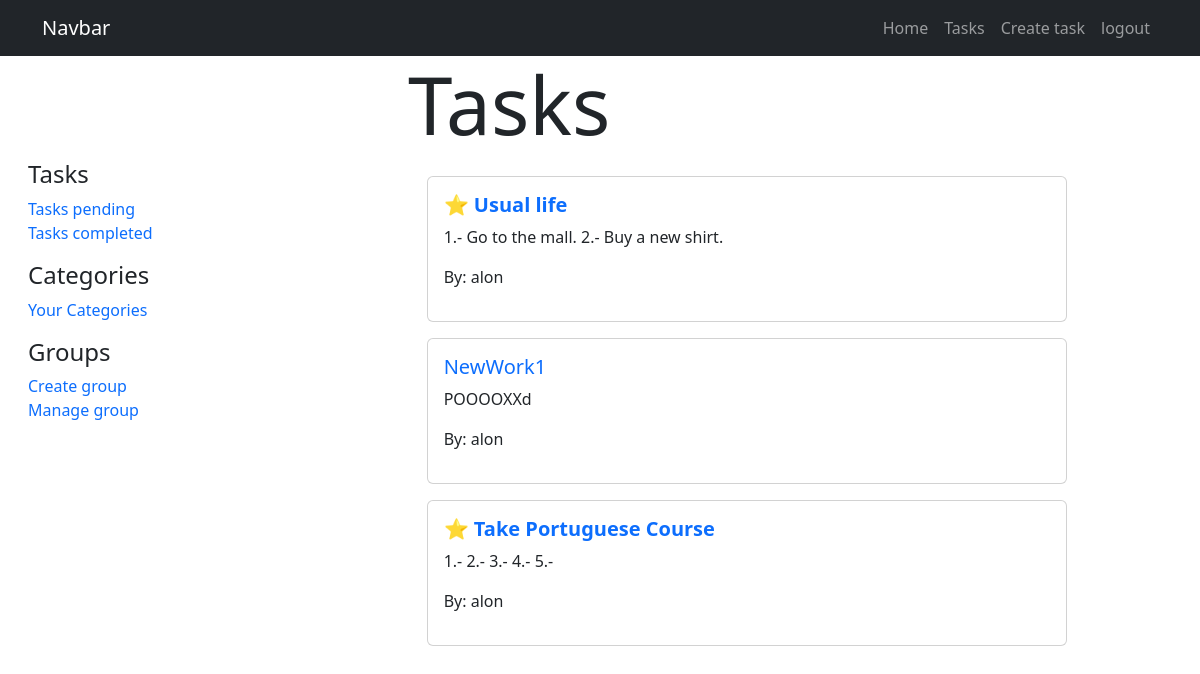
The app's page /tasks/ (signed in) with its own data.
### tasks/models.py (models this page shows, shortened)
class Task(models.Model):
    title = models.CharField(max_length=100)
    description = models.TextField(blank=True)
    created = models.DateTimeField(auto_now_add=True)
    datecompleted = models.DateTimeField(null=True, blank=True)
    important = models.BooleanField(default= False)
    user = models.ForeignKey(User, on_delete=models.CASCADE)
    filetask = models.FileField(upload_to= user_directory_path, null=True, blank=True)
    def getTitle(self):
        return self.title
    def getDescription(self):
        return self.description
    def getDateCompleted(self):
        return self.datecompleted
    def getUser(self):
        return self.user

### tasks/views.py (the view)
# urls.py: path('tasks/',views.task, name="usertask"),
@login_required
def task(request):
    tasks = Task.objects.filter(user=request.user, datecompleted__isnull=True)
    return render(request, 'usertask.html',
    {'tasks': tasks})

### tasks/templates/usertask.html (shortened to what this page needs)
{% extends 'base.html' %}
{% block content %}
<div class="row justify-content-center">
    <div class="col-4">
        <h1 class="display-1">Tasks</h1>
    </div>
</div>
<div class="row ms-3 justify-content-center">
    {% include  'tasksby.html' %}
    <div class="col-8">
    {% for task in tasks%}
            <div class="row">
                <div class="col-10 mt-3">
                    <div class="card">
                        <div class="card-body">
                            <h5 class="card-title">
                                {% if task.important %}
                                <a class="text-decoration-none" href="{% url 'taskDetail' task.id %}">
                                    <strong> ⭐ {{task.getTitle}}</strong>
                                </a>
                                {%  else %}
                                <a class="text-decoration-none" href="{% url 'taskDetail' task.id %}">{{task.getTitle}}</a>
                                {% endif %}
                            </h5>
                            <p class="card-text">{{task.getDescription}}</p>
                            <p class="card-text">By: {{task.getUser.username}}</p>
                        </div>
                    </div>
                </div>
            </div>
    {% endfor %}
    </div>
</div>
{% endblock %}

### records on screen
Task: getTitle "Usual life", getDescription "1.- Go to the mall. 2.- Buy a new shirt.", getUser.username "alon"
Task: getTitle "NewWork1", getDescription "POOOOXXd", getUser.username "alon"
Task: getTitle "Take Portuguese Course", getDescription "1.- 2.- 3.- 4.- 5.-", getUser.username "alon"
